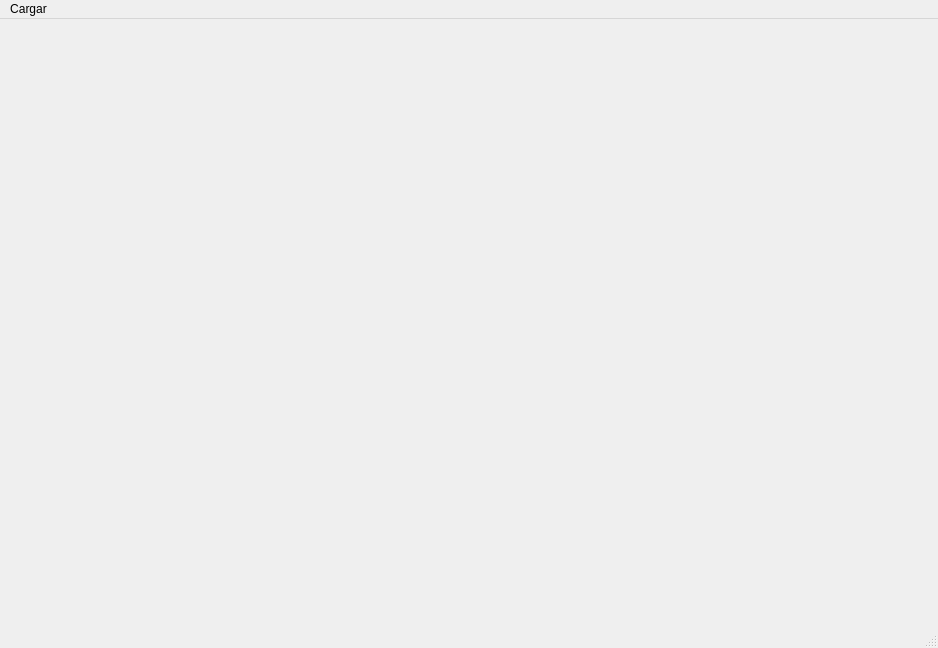
<?xml version="1.0" encoding="UTF-8"?>
<ui version="4.0">
 <class>MainWindow</class>
 <widget class="QMainWindow" name="MainWindow">
  <property name="geometry">
   <rect>
    <x>0</x>
    <y>0</y>
    <width>938</width>
    <height>648</height>
   </rect>
  </property>
  <property name="windowTitle">
   <string>MainWindow</string>
  </property>
  <widget class="QWidget" name="centralwidget">
   <layout class="QGridLayout" name="gridLayout">
    <item row="0" column="0">
     <layout class="QVBoxLayout" name="verticalLayout"/>
    </item>
    <item row="0" column="2">
     <layout class="QGridLayout" name="mapGrd"/>
    </item>
   </layout>
  </widget>
  <widget class="QMenuBar" name="menubar">
   <property name="geometry">
    <rect>
     <x>0</x>
     <y>0</y>
     <width>938</width>
     <height>24</height>
    </rect>
   </property>
   <widget class="QMenu" name="menuCargar_nuevo_mapa">
    <property name="title">
     <string>Cargar</string>
    </property>
    <addaction name="actionSearch"/>
   </widget>
   <addaction name="menuCargar_nuevo_mapa"/>
  </widget>
  <widget class="QStatusBar" name="statusbar"/>
  <action name="actionSearch">
   <property name="text">
    <string>Nuevo mapa</string>
   </property>
  </action>
 </widget>
 <resources/>
 <connections/>
</ui>
